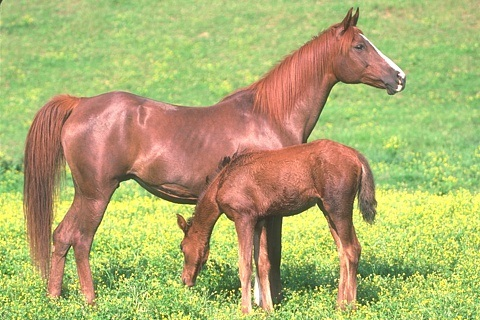
//> input picture CmnIP/data/horses.jpg, 480 x 320 px
$ ./sample_measure_template   (built with g++ and OpenCV 4)
//> lines starting //> are read from the running program, lines starting //| are printed output that depends on the picture
// [22 lines of licence text are left out]

#include <iostream>
#include <string>
#include <fstream>

#include <opencv2/imgproc/imgproc.hpp>
#include <opencv2/highgui/highgui.hpp>

#include "measure/inc/measure/measure_headers.hpp"

namespace
{

void test()
{
	cv::Mat src = cv::imread("../../data/horses.jpg");
//> src is the input picture: 320 rows x 480 cols, CV_8UC3; mean B, G, R 111.1, 174.9, 174.6
	cv::Mat model = src(cv::Rect(150,200,50,80)).clone();
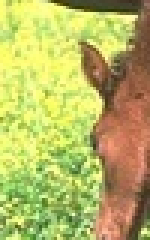
//> model: 80 rows x 50 cols, CV_8UC3 (shown 3 times larger); mean B, G, R 98.2, 183.4, 184.3
	// Apply a simple blur to differ from the original
	cv::blur(model, model, cv::Size(3, 3));
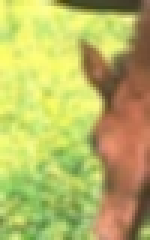
//> model: 80 rows x 50 cols, CV_8UC3 (shown 3 times larger); mean B, G, R 98.3, 183.5, 184.4
	cv::imshow("model", model);
	cv::Rect region_out;
	double likelihood;
//> (the run ends here: the program needs code that is not available in this run, at `commonip::measure::TemplateMatching::region(src, model, 5, true, regio..`)
